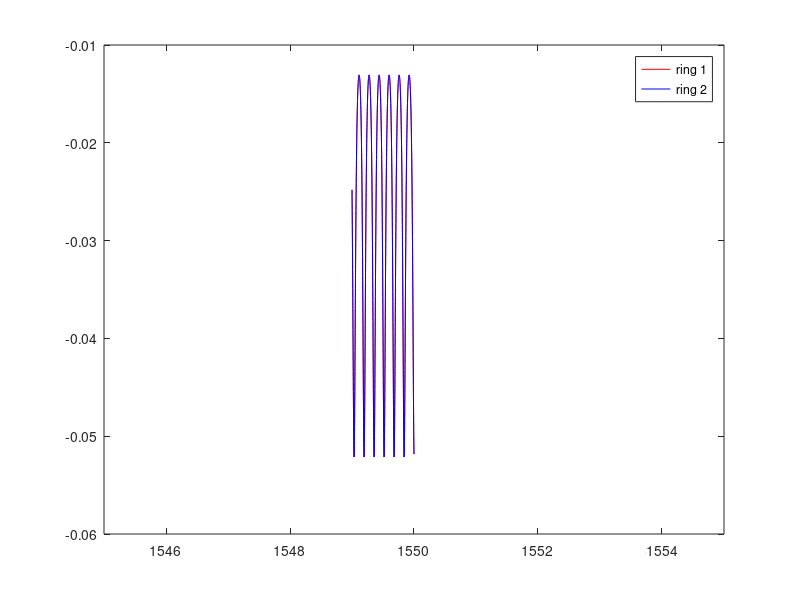
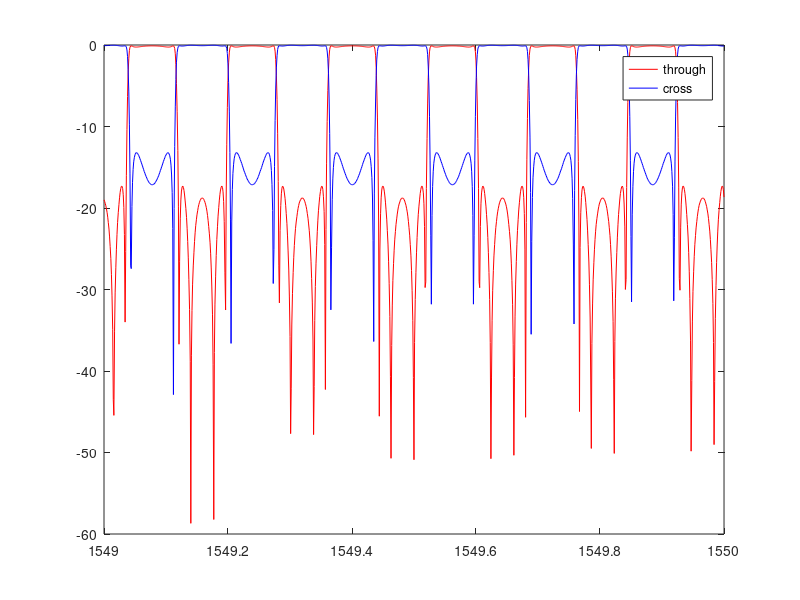

Recreate these plots in MATLAB, in order.
%%Elliptical Filter%%%%
%------1----------2-----
%---------3--------4-----
clear all
m_air = -6.15E5; %[RIU/m]
m_chg = -4.5E5; %[RIU/m]
input1 = 1;
input2 = 0;
lambda = 1549E-9:0.001E-9:1550E-9; %[m]
lambda_cent = 1550E-9;
n_lambda_cent = 1.564% for silicon2.7201;
n_group = n_lambda_cent-m_air*lambda_cent;
% fsr = (lambda_cent)^2/(n_group*dz);
m_si_air = -6.15E5; % dn/dl\ambda: coefficient for slop of streight line [RIU/m]
%2.7236

E_through = ones(1,length(lambda));

for i = 1:length(lambda)
n_air =  m_si_air.*(lambda(i)-lambda(1))+ 2.7236;
n_chg = m_chg.*(lambda(i)-lambda(1))+2.842;
n =n_air;
L = 0.0040451; % [m] ring length 1,3 655 um
L2= 0.0040451; % [m] ring length 2,4
Ld=5e-6;
c = 3E8; % [m/sec]
%lc = 1E-3; %coupling length [m]
%z_coupler = 0.5.*lc;
lc = 3E-3.*ones(1,length(lambda));                                           
z_coupler = 0.5.*lc; %coupler length [m]
%%%%%%%%%%%%%%%%%%%for ring %%%%%
a1=0.997; %loss in ring 1,3 
a2=0.997; %lloss in ring 2,4
k1=0.489; %couplin eoeff of ring 1
t1=sqrt(1-k1*k1);
k2=0.943; %couplin eoeff of ring 2
t2=sqrt(1-k2*k2);
k3=k1; %couplin eoeff of ring 3
t3=sqrt(1-k3*k3);
k4=k2; %couplin eoeff of ring 4
t4=sqrt(1-k4*k4);

ep1=86.1096*pi/180;  
ep2=-98.7306*pi/180;
%add this extra phase in eq of E2
ep3=-ep1;
ep4=-ep2;
th =2*pi*n*L/lambda(i); %phase of ring 1,3
th2s=2*pi*n*L2/lambda(i); %phase of ring 2,4
E3=-k1/(1-a1*t1*exp(1j*th+1*j*ep1));
E2=t1+(a1*k1*E3*exp(1j*th+1*j*ep1)); % only for ring 1 'E2'
E3s=-k3/(1-a1*t3*exp(1j*th+1*j*ep3));
E2s=t3+(a1*k3*E3s*exp(1j*th+1*j*ep3)); % only for ring 3 'E2s'
E3ss=-(k2*E2*exp(1j*Ld))/(1-a2*t2*exp(1j*th2s+1*j*ep2));
E2ss=(t2*E2*exp(1j*Ld))+(a2*k2*E3ss*exp(1j*th2s+1*j*ep2)); %for k2 and k1 combined 'E2ss'
E3ls=-(k4*E2s*exp(1j*Ld))/(1-a2*t4*exp(1j*th2s+1*j*ep4));
E2ls= (t4*E2s*exp(1j*Ld))+(a2*k4*E3ls*exp(1j*th2s+1*j*ep4)); % k3 and k4 combined 'E21s'
E3r=-k2/(1-a2*t2*exp(1j*th2s+1*j*ep2)); 
E2r=t2+(a1*k2*E3r*exp(1j*th2s+1*j*ep2)); %only for ring 2 'E2r'
E34=-k4/(1-a2*t4*exp(1j*th+1*j*ep4));
E44=t4+(a2*k4*E34*exp(1j*th+1*j*ep4)); %for k1, only ring 4 'E44'
 %combined output of mrr 1 and 3
%%%%%%%%%%%%%%%%%%% coupler%%%%%%%%%
th1 = (pi*z_coupler(i))./(2*lc(i)); %rad /kaapaL
th2 = (pi*z_coupler(i))./(2*lc(i)); %rad
kair = (2*pi*n_air)./lambda(i); %[m^-1]
kchg = (2*pi*n_chg)./lambda(i); %[m^-1]
coupler1 = [cos(th1),-1j*sin(th1);-1j*sin(th1), cos(th1)];
coupler2 = [cos(th2),-1j*sin(th2);-1j*sin(th2), cos(th2)];
%%%%%%%%%%%%%%%%%%%%%%%%%%%%%%%%%%%%%%%%%%%%%%%%%%%%%%%%%%%%
dz_air =1000e-6; %[m]; %mz arm length [m]
dz_chg = 0.0*L;
phi =54.5716*pi/180; %additional phase for MZ by chalco patch
phi2=-54.5716*pi/18;
% ring through transmition:
delay = [E2ss*exp(1j*kair*dz_air+1j*phi2),0;0,E2ls*exp(1j*kair*dz_air+1j*phi)]; %arma delay
delay2= [exp(1j*kair*dz_air),0;0,exp(1j*kair*dz_air+1j*phi)]; %mzi delay without rings

Pr(:,i)=E2r; %ring reso tran
Pr2(:,i)=E2r; %ring reso tran
output1(:,i) = coupler2*delay*coupler1*[input1;input2];
output2(:,i) = coupler2*delay2*coupler1*[input1;input2];%not sure 
through1 = output1(1,:); %through ouput
through2 = output2(1,:); %only for mzi no rings
cross1 = output1(2,:);  %cross output
end
Pt=Pr.*conj(Pr);
IPt=10*log10(Pt); %ring 1/4 trans
Pt2=Pr2.*conj(Pr2);
IPt2=10*log10(Pt2); %ring 3/2 trans
I_through2 = (abs(through2)).^2; %only mzi output
I_dB_through2 = 10*log10(I_through2); %lin to log scale only mzi output
I_cross1 = (abs(cross1)).^2; %E to P
I_dB_cross1 = 10*log10(I_cross1); %lin to log scale cross output

figure(159)
plot(lambda.*1e9,IPt,'r')
hold on
xlim([1545,1555]);
plot(lambda.*1e9,IPt2,'b')
legend('ring 1','ring 2')
%plot(lambda,I_dB_through2)
I_through1 = (abs(through1)).^2; %arma output
I_dB_through1 = 10*log10(I_through1); %lin to log scale through output
figure(216)
plot(lambda.*1e9,I_dB_through1,'r')
hold on
plot(lambda.*1e9,I_dB_cross1,'b');
%xlim([1545,1555]);
legend('through','cross')
alpha=(1/(0.23*L*100))*log(a1*a1)
